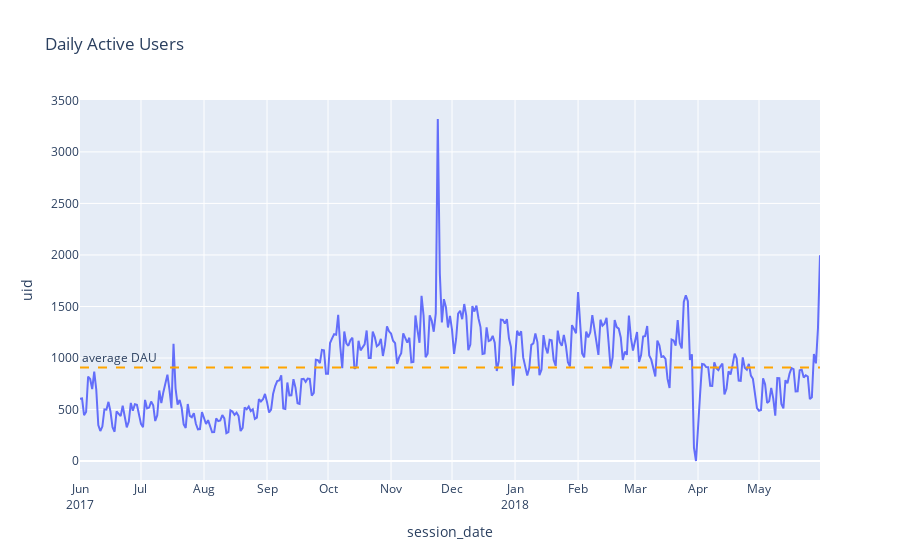

Notebook code for this chart:
### Markdown cell above
##### The platform has an average of 908 users who are active daily.

### Code cell
# Plot the DAU metrics. 
fig = px.line(dau, x = 'session_date',
              y = 'uid',
              title = 'Daily Active Users')
#adding reference line with average DAU over time
fig.add_hline(y = dau['uid'].mean(),
              line_dash = 'dash',
              line_color = 'orange',
              annotation_text = 'average DAU',
              annotation_position = 'top left')
#customize x-axis to show all months
fig.update_xaxes(
    dtick = 'M1', #tick every month
    tickformat = '%b\n%Y' #format the ticks as abbreviated month names.
)
fig.show()

### Figure 1 — Plotly figure (JSON) as saved in the notebook; plotly's stock layout.template omitted (floating-point values rounded to 4 significant figures; data arrays with more than 128 entries replaced by an {"elided": "..."} marker saying what was removed)
{"data": [{"hovertemplate": "session_date=%{x}<br>uid=%{y}<extra></extra>", "legendgroup": "", "line": {"color": "#636efa", "dash": "solid"}, "marker": {"symbol": "circle"}, "mode": "lines", "name": "", "orientation": "v", "showlegend": false, "type": "scatter", "x": {"elided": "364 str values"}, "xaxis": "x", "y": {"elided": "364 int values"}, "yaxis": "y"}], "layout": {"annotations": [{"showarrow": false, "text": "average DAU", "x": 0, "xanchor": "left", "xref": "x domain", "y": 908.0, "yanchor": "bottom", "yref": "y"}], "legend": {"tracegroupgap": 0}, "shapes": [{"line": {"color": "orange", "dash": "dash"}, "type": "line", "x0": 0, "x1": 1, "xref": "x domain", "y0": 908.0, "y1": 908.0, "yref": "y"}], "title": {"text": "Daily Active Users"}, "xaxis": {"anchor": "y", "domain": [0, 1], "dtick": "M1", "tickformat": "%b\n%Y", "title": {"text": "session_date"}}, "yaxis": {"anchor": "x", "domain": [0, 1], "title": {"text": "uid"}}}}
